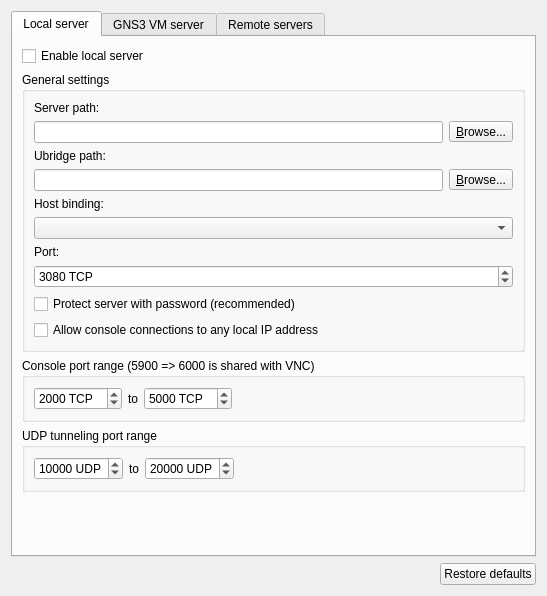
<?xml version="1.0" encoding="UTF-8"?>
<ui version="4.0">
 <class>ServerPreferencesPageWidget</class>
 <widget class="QWidget" name="ServerPreferencesPageWidget">
  <property name="geometry">
   <rect>
    <x>0</x>
    <y>0</y>
    <width>547</width>
    <height>596</height>
   </rect>
  </property>
  <property name="sizePolicy">
   <sizepolicy hsizetype="MinimumExpanding" vsizetype="MinimumExpanding">
    <horstretch>0</horstretch>
    <verstretch>0</verstretch>
   </sizepolicy>
  </property>
  <property name="minimumSize">
   <size>
    <width>0</width>
    <height>0</height>
   </size>
  </property>
  <property name="windowTitle">
   <string>Server</string>
  </property>
  <layout class="QVBoxLayout" name="verticalLayout_2">
   <item>
    <widget class="QTabWidget" name="uiServerPreferenceTabWidget">
     <property name="sizePolicy">
      <sizepolicy hsizetype="MinimumExpanding" vsizetype="MinimumExpanding">
       <horstretch>0</horstretch>
       <verstretch>0</verstretch>
      </sizepolicy>
     </property>
     <property name="maximumSize">
      <size>
       <width>16777215</width>
       <height>16777215</height>
      </size>
     </property>
     <property name="currentIndex">
      <number>0</number>
     </property>
     <widget class="QWidget" name="uiLocalTabWidget">
      <property name="sizePolicy">
       <sizepolicy hsizetype="Preferred" vsizetype="MinimumExpanding">
        <horstretch>0</horstretch>
        <verstretch>0</verstretch>
       </sizepolicy>
      </property>
      <attribute name="title">
       <string>Local server</string>
      </attribute>
      <layout class="QGridLayout" name="gridLayout_6">
       <item row="1" column="0" colspan="2">
        <widget class="QGroupBox" name="uiGeneralSettingsGroupBox">
         <property name="title">
          <string>General settings</string>
         </property>
         <layout class="QGridLayout" name="gridLayout">
          <property name="sizeConstraint">
           <enum>QLayout::SetMinimumSize</enum>
          </property>
          <item row="1" column="0">
           <widget class="QLabel" name="uiLocalServerPathLabel">
            <property name="text">
             <string>Server path:</string>
            </property>
           </widget>
          </item>
          <item row="2" column="0">
           <layout class="QHBoxLayout" name="horizontalLayout">
            <item>
             <widget class="QLineEdit" name="uiLocalServerPathLineEdit"/>
            </item>
            <item>
             <widget class="QToolButton" name="uiLocalServerToolButton">
              <property name="text">
               <string>&amp;Browse...</string>
              </property>
              <property name="toolButtonStyle">
               <enum>Qt::ToolButtonTextOnly</enum>
              </property>
             </widget>
            </item>
           </layout>
          </item>
          <item row="3" column="0">
           <widget class="QLabel" name="uiUbridgePathLabel">
            <property name="text">
             <string>Ubridge path:</string>
            </property>
           </widget>
          </item>
          <item row="4" column="0">
           <layout class="QHBoxLayout" name="horizontalLayout_5">
            <item>
             <widget class="QLineEdit" name="uiUbridgePathLineEdit"/>
            </item>
            <item>
             <widget class="QToolButton" name="uiUbridgeToolButton">
              <property name="text">
               <string>&amp;Browse...</string>
              </property>
              <property name="toolButtonStyle">
               <enum>Qt::ToolButtonTextOnly</enum>
              </property>
             </widget>
            </item>
           </layout>
          </item>
          <item row="5" column="0">
           <widget class="QLabel" name="uiLocalServerHostLabel">
            <property name="text">
             <string>Host binding:</string>
            </property>
           </widget>
          </item>
          <item row="6" column="0">
           <widget class="QComboBox" name="uiLocalServerHostComboBox"/>
          </item>
          <item row="7" column="0">
           <widget class="QLabel" name="uiLocalServerPortLabel">
            <property name="text">
             <string>Port:</string>
            </property>
           </widget>
          </item>
          <item row="8" column="0">
           <widget class="QSpinBox" name="uiLocalServerPortSpinBox">
            <property name="suffix">
             <string notr="true"> TCP</string>
            </property>
            <property name="maximum">
             <number>65535</number>
            </property>
            <property name="value">
             <number>3080</number>
            </property>
           </widget>
          </item>
          <item row="10" column="0">
           <widget class="QCheckBox" name="uiConsoleConnectionsToAnyIPCheckBox">
            <property name="text">
             <string>Allow console connections to any local IP address</string>
            </property>
           </widget>
          </item>
          <item row="9" column="0">
           <widget class="QCheckBox" name="uiLocalServerAuthCheckBox">
            <property name="text">
             <string>Protect server with password (recommended)</string>
            </property>
           </widget>
          </item>
         </layout>
        </widget>
       </item>
       <item row="0" column="0">
        <widget class="QCheckBox" name="uiLocalServerAutoStartCheckBox">
         <property name="sizePolicy">
          <sizepolicy hsizetype="Minimum" vsizetype="Fixed">
           <horstretch>0</horstretch>
           <verstretch>0</verstretch>
          </sizepolicy>
         </property>
         <property name="minimumSize">
          <size>
           <width>0</width>
           <height>0</height>
          </size>
         </property>
         <property name="text">
          <string>Enable local server</string>
         </property>
         <property name="checked">
          <bool>false</bool>
         </property>
        </widget>
       </item>
       <item row="2" column="0" colspan="2">
        <widget class="QGroupBox" name="uiConsolePortRangeGroupBox">
         <property name="title">
          <string>Console port range (5900 =&gt; 6000 is shared with VNC)</string>
         </property>
         <layout class="QGridLayout" name="gridLayout_4">
          <item row="0" column="0">
           <widget class="QSpinBox" name="uiConsoleStartPortSpinBox">
            <property name="suffix">
             <string notr="true"> TCP</string>
            </property>
            <property name="maximum">
             <number>65535</number>
            </property>
            <property name="value">
             <number>2000</number>
            </property>
           </widget>
          </item>
          <item row="0" column="1">
           <widget class="QLabel" name="uiConsolePortRangeLabel">
            <property name="text">
             <string>to</string>
            </property>
           </widget>
          </item>
          <item row="0" column="2">
           <widget class="QSpinBox" name="uiConsoleEndPortSpinBox">
            <property name="suffix">
             <string notr="true"> TCP</string>
            </property>
            <property name="maximum">
             <number>65535</number>
            </property>
            <property name="value">
             <number>5000</number>
            </property>
           </widget>
          </item>
          <item row="0" column="3">
           <spacer name="horizontalSpacer_2">
            <property name="orientation">
             <enum>Qt::Horizontal</enum>
            </property>
            <property name="sizeHint" stdset="0">
             <size>
              <width>225</width>
              <height>20</height>
             </size>
            </property>
           </spacer>
          </item>
         </layout>
        </widget>
       </item>
       <item row="3" column="0" colspan="2">
        <widget class="QGroupBox" name="uiUDPPortRangeGroupBox">
         <property name="title">
          <string>UDP tunneling port range</string>
         </property>
         <layout class="QHBoxLayout" name="horizontalLayout_8">
          <item>
           <widget class="QSpinBox" name="uiUDPStartPortSpinBox">
            <property name="suffix">
             <string notr="true"> UDP</string>
            </property>
            <property name="maximum">
             <number>65535</number>
            </property>
            <property name="value">
             <number>10000</number>
            </property>
           </widget>
          </item>
          <item>
           <widget class="QLabel" name="uiUDPPortRangeLabel">
            <property name="text">
             <string>to</string>
            </property>
           </widget>
          </item>
          <item>
           <widget class="QSpinBox" name="uiUDPEndPortSpinBox">
            <property name="suffix">
             <string notr="true"> UDP</string>
            </property>
            <property name="maximum">
             <number>65535</number>
            </property>
            <property name="value">
             <number>20000</number>
            </property>
           </widget>
          </item>
          <item>
           <spacer name="horizontalSpacer_4">
            <property name="orientation">
             <enum>Qt::Horizontal</enum>
            </property>
            <property name="sizeHint" stdset="0">
             <size>
              <width>40</width>
              <height>20</height>
             </size>
            </property>
           </spacer>
          </item>
         </layout>
        </widget>
       </item>
       <item row="4" column="0">
        <spacer name="verticalSpacer">
         <property name="orientation">
          <enum>Qt::Vertical</enum>
         </property>
         <property name="sizeHint" stdset="0">
          <size>
           <width>20</width>
           <height>5</height>
          </size>
         </property>
        </spacer>
       </item>
      </layout>
      <zorder>uiGeneralSettingsGroupBox</zorder>
      <zorder>uiConsolePortRangeGroupBox</zorder>
      <zorder>uiUDPPortRangeGroupBox</zorder>
      <zorder>uiLocalServerAutoStartCheckBox</zorder>
      <zorder>verticalSpacer</zorder>
     </widget>
     <widget class="QWidget" name="uiGNS3VMTabWidget">
      <property name="sizePolicy">
       <sizepolicy hsizetype="Preferred" vsizetype="MinimumExpanding">
        <horstretch>0</horstretch>
        <verstretch>0</verstretch>
       </sizepolicy>
      </property>
      <attribute name="title">
       <string>GNS3 VM server</string>
      </attribute>
      <layout class="QVBoxLayout" name="verticalLayout">
       <item>
        <widget class="QCheckBox" name="uiEnableVMCheckBox">
         <property name="sizePolicy">
          <sizepolicy hsizetype="Minimum" vsizetype="Fixed">
           <horstretch>0</horstretch>
           <verstretch>0</verstretch>
          </sizepolicy>
         </property>
         <property name="minimumSize">
          <size>
           <width>0</width>
           <height>0</height>
          </size>
         </property>
         <property name="text">
          <string>Enable the GNS3 VM</string>
         </property>
         <property name="checked">
          <bool>false</bool>
         </property>
        </widget>
       </item>
       <item>
        <widget class="QGroupBox" name="uiVirtualizationGroupBox">
         <property name="title">
          <string>Virtualization software</string>
         </property>
         <layout class="QGridLayout" name="gridLayout_7">
          <item row="0" column="0">
           <widget class="QRadioButton" name="uiVmwareRadioButton">
            <property name="toolTip">
             <string>VMware is recommended to run Qemu based appliances (required for KVM).</string>
            </property>
            <property name="text">
             <string>VMware</string>
            </property>
            <property name="checked">
             <bool>true</bool>
            </property>
            <attribute name="buttonGroup">
             <string notr="true">buttonGroup</string>
            </attribute>
           </widget>
          </item>
          <item row="0" column="1">
           <widget class="QRadioButton" name="uiVirtualBoxRadioButton">
            <property name="toolTip">
             <string>Use VirtualBox if you intend to run Dynamips, IOU or VPCS appliances.</string>
            </property>
            <property name="text">
             <string>VirtualBox</string>
            </property>
            <attribute name="buttonGroup">
             <string notr="true">buttonGroup</string>
            </attribute>
           </widget>
          </item>
          <item row="0" column="2">
           <widget class="QRadioButton" name="uiRemoteRadioButton">
            <property name="toolTip">
             <string>Use remote if your VM is run on a remote server (e.g. ESXi or dedicated server).</string>
            </property>
            <property name="text">
             <string>Remote</string>
            </property>
            <attribute name="buttonGroup">
             <string notr="true">buttonGroup</string>
            </attribute>
           </widget>
          </item>
          <item row="0" column="3">
           <spacer name="horizontalSpacer_5">
            <property name="orientation">
             <enum>Qt::Horizontal</enum>
            </property>
            <property name="sizeHint" stdset="0">
             <size>
              <width>166</width>
              <height>20</height>
             </size>
            </property>
           </spacer>
          </item>
         </layout>
        </widget>
       </item>
       <item>
        <widget class="QGroupBox" name="uiLocalGNS3VMSettingsGroupBox">
         <property name="title">
          <string>Local GNS3 VM</string>
         </property>
         <layout class="QGridLayout" name="gridLayout_2">
          <item row="0" column="0">
           <widget class="QLabel" name="uiVMNameLabel">
            <property name="text">
             <string>VM name:</string>
            </property>
           </widget>
          </item>
          <item row="0" column="1">
           <widget class="QComboBox" name="uiVMListComboBox">
            <property name="sizePolicy">
             <sizepolicy hsizetype="Expanding" vsizetype="Fixed">
              <horstretch>0</horstretch>
              <verstretch>0</verstretch>
             </sizepolicy>
            </property>
           </widget>
          </item>
          <item row="0" column="2">
           <widget class="QPushButton" name="uiRefreshPushButton">
            <property name="text">
             <string>&amp;Refresh</string>
            </property>
           </widget>
          </item>
          <item row="1" column="0" colspan="2">
           <widget class="QCheckBox" name="uiHeadlessCheckBox">
            <property name="text">
             <string>Start VM in headless mode</string>
            </property>
           </widget>
          </item>
          <item row="2" column="0" colspan="2">
           <widget class="QCheckBox" name="uiShutdownCheckBox">
            <property name="text">
             <string>ACPI shutdown VM when closing GNS3</string>
            </property>
           </widget>
          </item>
          <item row="3" column="0" colspan="2">
           <widget class="QCheckBox" name="uiAdjustLocalServerIPCheckBox">
            <property name="text">
             <string>Adjust the local server IP to be in the same subnet</string>
            </property>
           </widget>
          </item>
         </layout>
        </widget>
       </item>
       <item>
        <widget class="QGroupBox" name="uiRemoteGNS3VMSettingsGroupBox">
         <property name="layoutDirection">
          <enum>Qt::LeftToRight</enum>
         </property>
         <property name="title">
          <string>Remote GNS3 VM</string>
         </property>
         <property name="flat">
          <bool>false</bool>
         </property>
         <layout class="QHBoxLayout" name="horizontalLayout_4">
          <property name="sizeConstraint">
           <enum>QLayout::SetDefaultConstraint</enum>
          </property>
          <item>
           <widget class="QLabel" name="label">
            <property name="sizePolicy">
             <sizepolicy hsizetype="Preferred" vsizetype="Preferred">
              <horstretch>0</horstretch>
              <verstretch>0</verstretch>
             </sizepolicy>
            </property>
            <property name="text">
             <string>Server:</string>
            </property>
           </widget>
          </item>
          <item>
           <widget class="QComboBox" name="uiServersComboBox">
            <property name="sizePolicy">
             <sizepolicy hsizetype="Expanding" vsizetype="Fixed">
              <horstretch>0</horstretch>
              <verstretch>0</verstretch>
             </sizepolicy>
            </property>
           </widget>
          </item>
          <item>
           <widget class="QPushButton" name="uiAddServerPushButton">
            <property name="text">
             <string>Add server</string>
            </property>
           </widget>
          </item>
         </layout>
        </widget>
       </item>
       <item>
        <spacer name="verticalSpacer_2">
         <property name="orientation">
          <enum>Qt::Vertical</enum>
         </property>
         <property name="sizeHint" stdset="0">
          <size>
           <width>20</width>
           <height>5</height>
          </size>
         </property>
        </spacer>
       </item>
      </layout>
     </widget>
     <widget class="QWidget" name="uiRemoteTabWidget">
      <property name="sizePolicy">
       <sizepolicy hsizetype="Preferred" vsizetype="MinimumExpanding">
        <horstretch>0</horstretch>
        <verstretch>0</verstretch>
       </sizepolicy>
      </property>
      <attribute name="title">
       <string>Remote servers</string>
      </attribute>
      <layout class="QGridLayout" name="gridLayout_5">
       <item row="0" column="0" colspan="2">
        <widget class="QTreeWidget" name="uiRemoteServersTreeWidget">
         <property name="sizePolicy">
          <sizepolicy hsizetype="MinimumExpanding" vsizetype="MinimumExpanding">
           <horstretch>0</horstretch>
           <verstretch>0</verstretch>
          </sizepolicy>
         </property>
         <property name="columnCount">
          <number>5</number>
         </property>
         <column>
          <property name="text">
           <string>Name</string>
          </property>
         </column>
         <column>
          <property name="text">
           <string notr="true">Protocol</string>
          </property>
         </column>
         <column>
          <property name="text">
           <string notr="true">Host</string>
          </property>
         </column>
         <column>
          <property name="text">
           <string notr="true">Port</string>
          </property>
         </column>
         <column>
          <property name="text">
           <string>User</string>
          </property>
         </column>
        </widget>
       </item>
       <item row="1" column="0" colspan="2">
        <layout class="QHBoxLayout" name="horizontalLayout_3">
         <item>
          <widget class="QPushButton" name="uiAddRemoteServerPushButton">
           <property name="text">
            <string>&amp;Add</string>
           </property>
          </widget>
         </item>
         <item>
          <widget class="QPushButton" name="uiUpdateRemoteServerPushButton">
           <property name="enabled">
            <bool>false</bool>
           </property>
           <property name="text">
            <string>Edit</string>
           </property>
          </widget>
         </item>
         <item>
          <widget class="QPushButton" name="uiDeleteRemoteServerPushButton">
           <property name="enabled">
            <bool>false</bool>
           </property>
           <property name="text">
            <string>&amp;Delete</string>
           </property>
          </widget>
         </item>
         <item>
          <spacer name="horizontalSpacer_3">
           <property name="orientation">
            <enum>Qt::Horizontal</enum>
           </property>
           <property name="sizeHint" stdset="0">
            <size>
             <width>40</width>
             <height>20</height>
            </size>
           </property>
          </spacer>
         </item>
        </layout>
       </item>
       <item row="2" column="0">
        <spacer name="verticalSpacer_3">
         <property name="orientation">
          <enum>Qt::Vertical</enum>
         </property>
         <property name="sizeHint" stdset="0">
          <size>
           <width>20</width>
           <height>5</height>
          </size>
         </property>
        </spacer>
       </item>
      </layout>
      <zorder>uiRemoteServersTreeWidget</zorder>
      <zorder>verticalSpacer_3</zorder>
     </widget>
    </widget>
   </item>
   <item>
    <layout class="QHBoxLayout" name="horizontalLayout_2">
     <item>
      <spacer name="horizontalSpacer">
       <property name="orientation">
        <enum>Qt::Horizontal</enum>
       </property>
       <property name="sizeHint" stdset="0">
        <size>
         <width>40</width>
         <height>20</height>
        </size>
       </property>
      </spacer>
     </item>
     <item>
      <widget class="QPushButton" name="uiRestoreDefaultsPushButton">
       <property name="text">
        <string>Restore defaults</string>
       </property>
      </widget>
     </item>
    </layout>
   </item>
  </layout>
 </widget>
 <tabstops>
  <tabstop>uiServerPreferenceTabWidget</tabstop>
  <tabstop>uiLocalServerAutoStartCheckBox</tabstop>
  <tabstop>uiLocalServerPathLineEdit</tabstop>
  <tabstop>uiLocalServerToolButton</tabstop>
  <tabstop>uiUbridgePathLineEdit</tabstop>
  <tabstop>uiUbridgeToolButton</tabstop>
  <tabstop>uiLocalServerHostComboBox</tabstop>
  <tabstop>uiLocalServerPortSpinBox</tabstop>
  <tabstop>uiLocalServerAuthCheckBox</tabstop>
  <tabstop>uiConsoleConnectionsToAnyIPCheckBox</tabstop>
  <tabstop>uiConsoleStartPortSpinBox</tabstop>
  <tabstop>uiConsoleEndPortSpinBox</tabstop>
  <tabstop>uiUDPStartPortSpinBox</tabstop>
  <tabstop>uiUDPEndPortSpinBox</tabstop>
  <tabstop>uiRestoreDefaultsPushButton</tabstop>
  <tabstop>uiEnableVMCheckBox</tabstop>
  <tabstop>uiHeadlessCheckBox</tabstop>
  <tabstop>uiShutdownCheckBox</tabstop>
  <tabstop>uiRemoteServersTreeWidget</tabstop>
  <tabstop>uiAddRemoteServerPushButton</tabstop>
  <tabstop>uiDeleteRemoteServerPushButton</tabstop>
 </tabstops>
 <resources/>
 <connections/>
 <designerdata>
  <property name="gridDeltaX">
   <number>10</number>
  </property>
  <property name="gridDeltaY">
   <number>10</number>
  </property>
  <property name="gridSnapX">
   <bool>true</bool>
  </property>
  <property name="gridSnapY">
   <bool>true</bool>
  </property>
  <property name="gridVisible">
   <bool>true</bool>
  </property>
 </designerdata>
 <buttongroups>
  <buttongroup name="buttonGroup"/>
 </buttongroups>
</ui>
